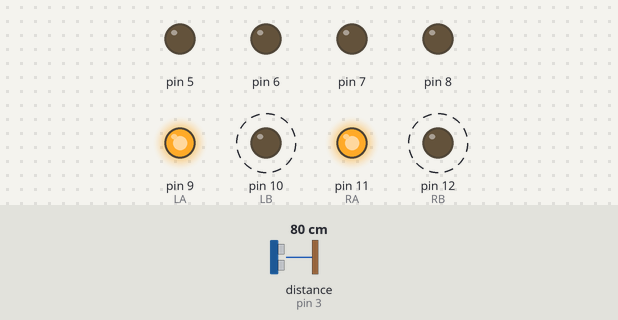
Bench run of a sketch on a simulated Arduino Uno, built with avr-gcc and run on an emulated ATmega328P. On the bench: output pins drawn as LEDs (lit = HIGH). Wiring (inferred from the names in the program): ultrasonic range finder: trigger pin 4; echo pin 3. Dashed ring = blinking. The test bench sets the inputs (shaded band); at power-on: distance to the obstacle (sensor on pin 3) 80 cm. The echo pulse lasts 58.3 µs per cm; pins used as bus, display or sensor lines are not drawn.

Above: at 1.02 s.
1.3 s: distance to the obstacle (sensor on pin 3) set to 23 cm
4.3 s: distance to the obstacle (sensor on pin 3) set to 18 cm
At 4.79 s:
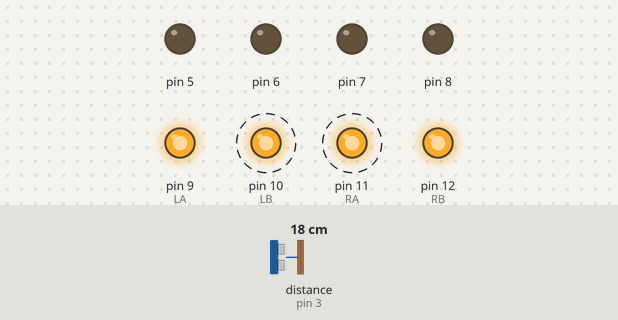
7.3 s: distance to the obstacle (sensor on pin 3) set to 35 cm
At 7.51 s:
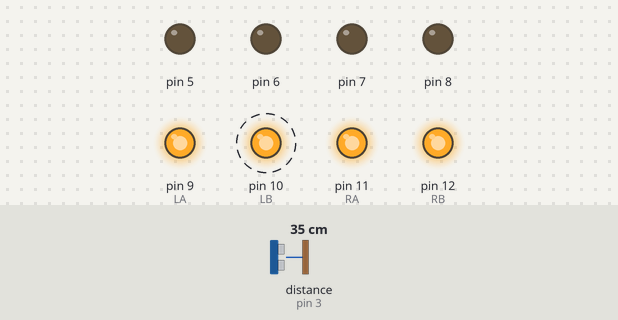
10.3 s: distance to the obstacle (sensor on pin 3) set to 2 cm
At 10.68 s:
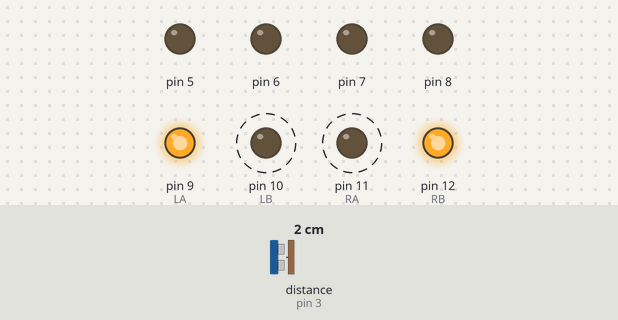
Timing chart, 0 to 14.3 s (numbered marks = the images above; inputs shaded):
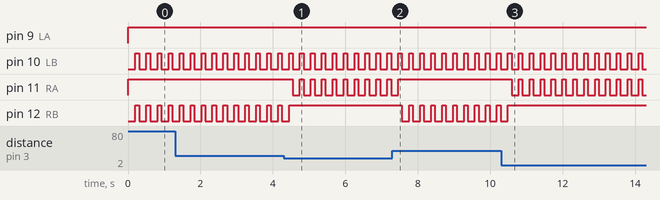

Measured:
- the behaviour switches between 21 and 20 cm on distance to the obstacle (sensor on pin 3) (found by bisection; images 0 and 1)
- after the input at 4.3 s, pin 11 (RA): alternates HIGH for 0.10 s and LOW for 0.20 s, starting after 0.25 s; pin 12 (RB): goes on until 4.4 s, then stays HIGH
- after the input at 7.3 s, pin 11 (RA): goes on until 7.5 s, then stays HIGH; pin 12 (RB): alternates HIGH for 0.10 s and LOW for 0.20 s, starting after 0.26 s
- after the input at 10.3 s, pin 11 (RA): alternates HIGH for 0.10 s and LOW for 0.20 s, starting after 0.29 s; pin 12 (RB): goes on until 10.5 s, then stays HIGH
- by itself, pin 10 (LB), pin 12 (RB): alternates HIGH for 0.10 s and LOW for 0.20 s

The sketch:

2WD.ino
```cpp
/* Define the Pins for each motor */
#define RB 12 //IA1
#define RA 11 //IA2
#define LB 10 //IB2
#define LA 9  //IB1

#define trig 4
#define echo 3

void setup() {
  //Declare all the output pins as outputs...
  for (int i = trig; i < RB + 1; i++) {
    pinMode(i, OUTPUT);
  }
  //Declare all input pins as inputs...
  pinMode(echo, INPUT);
}
void loop() {
  while (getDistance() >= 20) {
    Forward(200);
  }
Right(200);
}

long getDistance(){ //Returns the distance to the object in cm
digitalWrite(trig, LOW);
delayMicroseconds(2);
digitalWrite(trig, HIGH);
delayMicroseconds(5);
digitalWrite(trig, LOW);
return pulseIn(echo, HIGH) / 29 / 2;
}

void Forward(int period) {
  digitalWrite(RB, LOW);
  digitalWrite(RA, HIGH);
  digitalWrite(LB, LOW);
  digitalWrite(LA, HIGH);
  delay(period);
  Stop(100);
}

void Right(int period) {
  digitalWrite(RB, HIGH);
  digitalWrite(RA, LOW);
  digitalWrite(LB, LOW);
  digitalWrite(LA, HIGH);
  delay(period);
  Stop(100);
}

void Stop(int period) { //Function and time to perform for
  digitalWrite(RB, HIGH);
  digitalWrite(RA, HIGH);
  digitalWrite(LB, HIGH);
  digitalWrite(LA, HIGH);
  delay(period);
}
```
